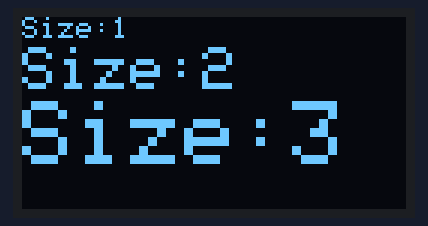
Bench run of a sketch on a simulated Arduino Uno, built with avr-gcc and run on an emulated ATmega328P. On the bench: 128×64 one-colour display.

Above: at 0.1 s.

The sketch:

CH_78_02.ino
```cpp
#include <Adafruit_SSD1306.h>

#define SCREEN_WIDTH 128     // OLED x축 해상도
#define SCREEN_HEIGHT 64    // OLED y축 해상도

#define OLED_CLK    14
#define OLED_MOSI   13
#define OLED_RESET    2
#define OLED_DC   0
#define OLED_CS   4

// OLED 제어를 위한 객체 생성
Adafruit_SSD1306 display(SCREEN_WIDTH, SCREEN_HEIGHT,
                         OLED_MOSI, OLED_CLK, OLED_DC, OLED_RESET, OLED_CS);

void setup() {
  // OLED 객체 초기화 및 디스플레이 버퍼 할당
  if ( !display.begin(SSD1306_SWITCHCAPVCC) ) {
    while (1);        // 초기화 실패로 정지
  }
  display.clearDisplay();       // 디스플레이 버퍼 지우기
  display.setTextColor(WHITE);    // 텍스트 색깔 지정

  int y = 0;          // 문자열을 출력할 y축 위치
  for (int scale = 1; scale < 4; scale++) {
    display.setTextSize(scale);     // 텍스트 배율 지정
    display.setCursor(0, y);    // 텍스트 커서 위치 변경, 픽셀 단위

    display.print("Size:");
    display.print(scale);

    y = y + 8 * scale + 2;    // 2픽셀 여백
  }
  display.display();      // 디스플레이 버퍼 화면에 나타내기
}

void loop() {
}
```
